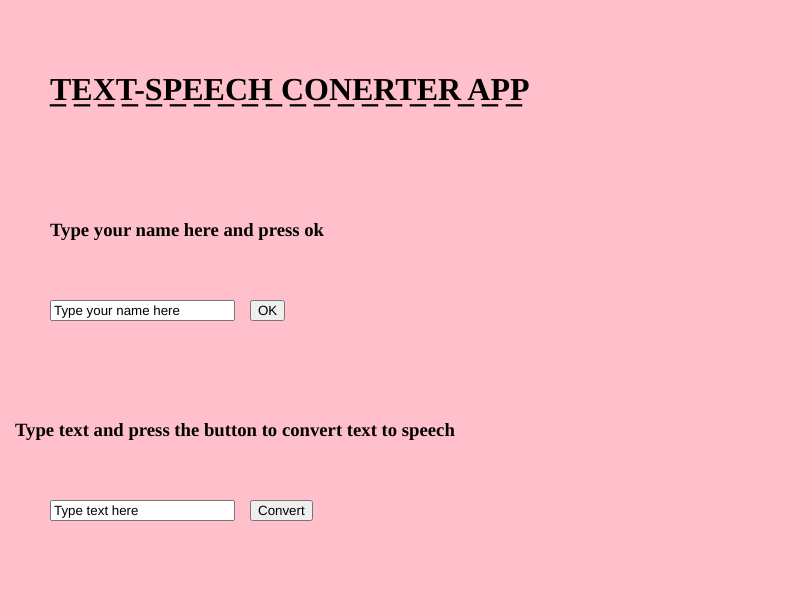
Frame 1 (no input)
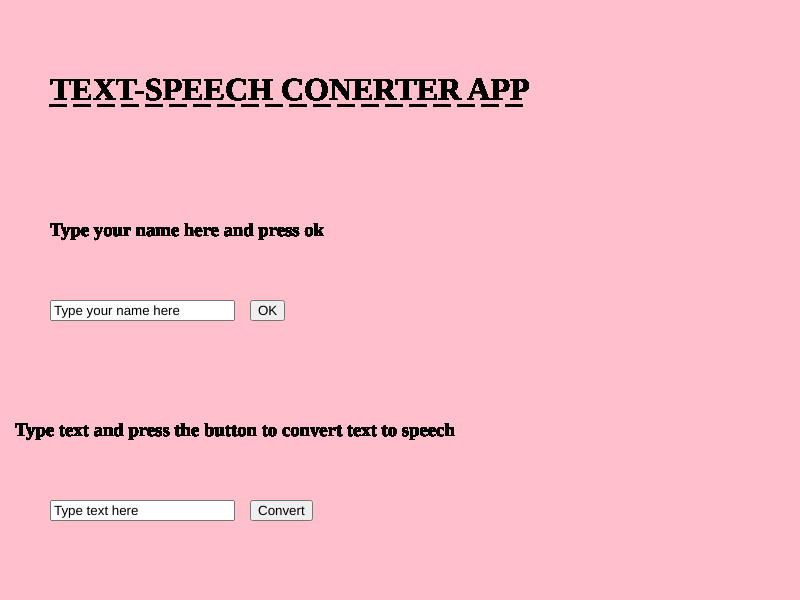
Frame 60 (no input)
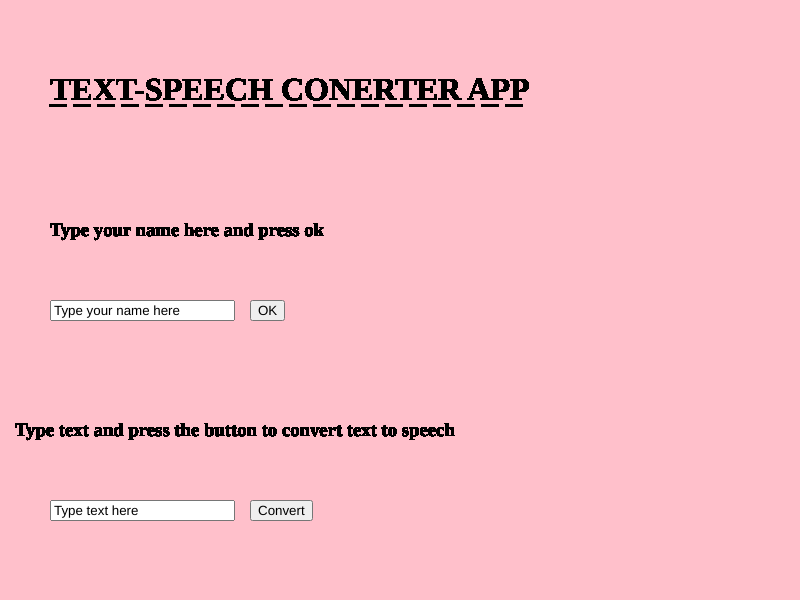
Frame 120 (the mouse pressed at the canvas centre since frame 60)

The p5.js sketch that drew these frames (run headless with seeded random() and noise() and a simulated clock; from frame 60 on, the mouse is pressed at the canvas centre):

// p5.js sketch
// ── sketch.js
var canvas,input,buttun,title,title1,input3,buttun4;
var PLAY=1
var START=0
var gameState;
function setup(){
  createCanvas(800,600)
  gameState=PLAY;
  input3=createInput("Type your name here");
  input3.position(50,300);
  input12=createInput("Type text here");
  input12.position(50,500)
  buttun=createButton("OK")
  buttun.position(250,300)
  buttun1=createButton("Convert")
  buttun1.position(250,500)
  buttun.mousePressed(sayname)
  buttun1.mousePressed(say)
}


function draw(){
  background("pink");


 if(gameState===PLAY){
  
  
  title=createElement("h1")
  title1=createElement("h3")
  title5=createElement("h3")
  title2=createElement("h1")
  title2.html("_ _ _ _ _ _ _ _ _ _ _ _ _ _ _ _ _ _ _ _  ")
  
  title.html("TEXT-SPEECH CONERTER APP");
  title5.html("Type your name here and press ok")
  title1.html("Type text and press the button to convert text to speech");
 
  

  title.position(50,50);
  title1.position(15,400);
  title2.position(50,52);
  title5.position(50,200) 

  
 }
}
function say(){
  var sou=new SpeechSynthesisUtterance();
  sou.text=input12.value()
  sou.pitch=100;
  window.speechSynthesis.speak(sou);

 
  
}
function sayname(){
  var sou=new SpeechSynthesisUtterance();
  sou.text= "    Welcome    "           +     input3.value()+        "         Lets Start"
  sou.pitch=100;
  window.speechSynthesis.speak(sou);
}
function sayError(){
  var sou=new SpeechSynthesisUtterance();
  sou.text= "    Sorry please Type your name correctly"
  sou.pitch=100;
  window.speechSynthesis.speak(sou);
}
